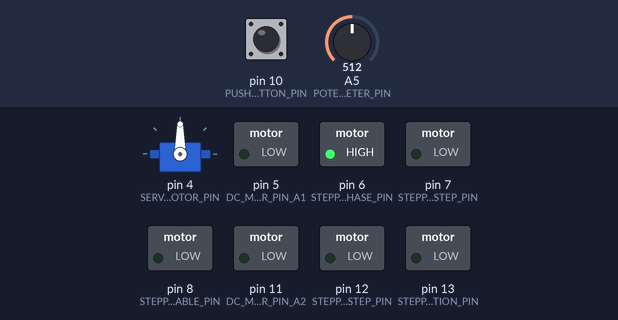
Simulated run of this sketch. Board: Arduino Uno, built with avr-gcc and run on an emulated ATmega328P. Shown: servo, switched loads named in the sketch (green lamp = pin HIGH). Inputs (shaded band) come from the test bench; at power-on: A5 (POTENTIOMETER_PIN) = 512, pin 10 (PUSH_BUTTON_PIN) HIGH. What the sketch prints to the serial monitor is not drawn.

Above: at 2.3 s.
2.4 s: A5 (POTENTIOMETER_PIN) set to 716
At 3.5 s:
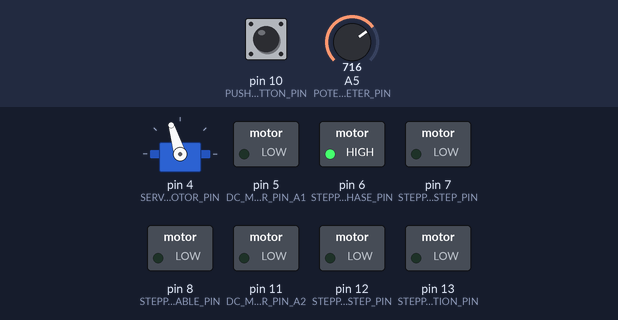
4.5 s: A5 (POTENTIOMETER_PIN) set to 900
At 5.8 s:
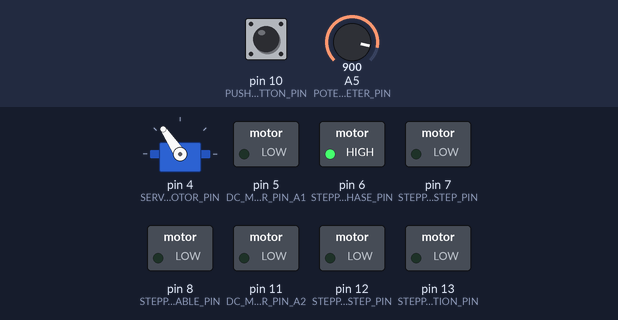
6.6 s: A5 (POTENTIOMETER_PIN) set to 306
At 8.2 s:
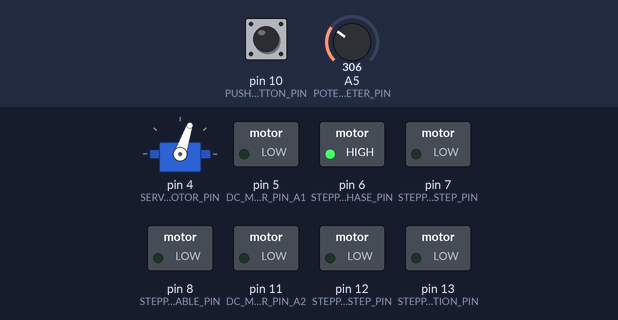
9.0 s: A5 (POTENTIOMETER_PIN) set to 122
At 9.3 s:
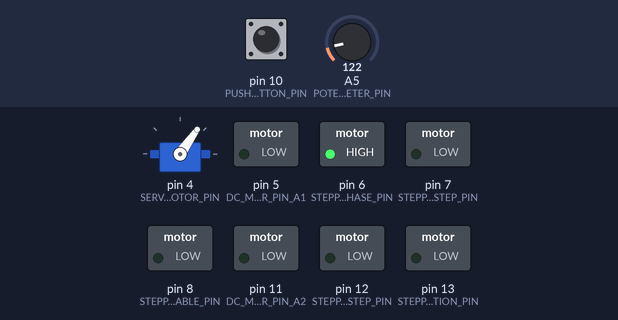
Timing chart, 0 to 12.0 s (numbered marks = the images above; inputs shaded):
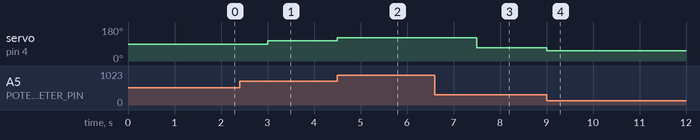

The sketch:

exercise-2-1-and-2-2-gantry-crane.ino
```cpp
/*
 * Exercise 2: Gantry Crane
 * Write a program to perform the following tasks:
 * - An operator uses the potentiometer to control the servomotor
 *   which positions the hoist of a Gantry Crane over an object placed
 *   around the mid point across the width of the crane (i.e.
 *   servomotor position between 80-100 deg).
 * - When the hoist is in position, activating the push button shall
 *   rotate the DC motor to raise/lower the cable to grab the object.
 *   Releasing the push button shall stop the DC motor.
 * - A toggle switch is used to control the direction of the cable:
 *      HIGH = raising; LOW = lowering.
 * - The push button shall not activate the DC
 *   motor if the servomotor is not in position
 *   (outside 80-100 deg)
 *
 * With reference to the above exercise:
 * - Replace the servo motor with a DC motor with encoder
 * - Replace the DC motor with a stepper motor
 */

// Assuming circuit 2A is used
// with the potentiometer connected to analog pin A5,
// the push button being connected like in circuit 1A
// to pin 9 (active low), and the toggle switch
// being connected to pin 10.
//
// Not connecting the switches in this way will cause
// the switches to have inconsistent output.

// Libraries
#include "UCN5804.h"
#include <Servo.h>
#include <EEPROM.h>

// Define the pins
#define SERVO_MOTOR_PIN 4
#define DC_MOTOR_DRIVER_PIN_A1 5
#define DC_MOTOR_DRIVER_PIN_A2 11
#define DC_MOTOR_PIN_A 2
#define DC_MOTOR_PIN_B 3
#define STEPPER_MOTOR_DIRECTION_PIN 13
#define STEPPER_MOTOR_STEP_PIN 12
#define STEPPER_MOTOR_ENABLE_PIN 8
#define STEPPER_MOTOR_HALF_STEP_PIN 7
#define STEPPER_MOTOR_PHASE_PIN 6
#define POTENTIOMETER_PIN A5
#define TOGGLE_SWITCH_PIN 9
#define PUSH_BUTTON_PIN 10

// Define the stepper motor speed
#define STEPPER_MOTOR_SPEED 300

// Define the number of steps for the stepper motor
#define STEPPER_MOTOR_NUMBER_OF_STEPS 200

// Define the number of degrees per step for the stepper motor
#define STEPPER_MOTOR_DEGREES_PER_STEP 1.8

// Define the DC motor speed
#define DC_MOTOR_SPEED 75

// Define the number of degrees per step for the DC motor with encoder
#define DC_MOTOR_ENCODER_STEPS_PER_DEGREE 374.0 / 360.0

// Define the error for the DC motor with encoder
#define DC_MOTOR_ENCODER_ERROR 5

// Define the motor type
#define MOTOR_TYPE SERVO_MOTOR_AND_DC_MOTOR

// Define the EEPROM address
#define EEPROM_ADDRESS 0

// The enum representing the motor type to use
enum MotorType {
    SERVO_MOTOR_AND_DC_MOTOR,
    DC_MOTOR_WITH_ENCODER_AND_STEPPER_MOTOR,
};

// Initialise the encoder position,
// positive is clockwise and
// negative is anti-clockwise.
//
// Initialising at 90 degrees so that the starting position
// is in the middle of 45 and 135 degrees
int encoder_position = 90.0 * DC_MOTOR_ENCODER_STEPS_PER_DEGREE;

// Initialise the variable to store whether the DC motor is
// on its first step
bool dc_motor_is_first_step = true;

// Initialise the servo motor
Servo servo_motor;

// Initialise the stepper motor
UCN5804 stepper_motor(STEPPER_MOTOR_NUMBER_OF_STEPS,
                      STEPPER_MOTOR_DIRECTION_PIN, STEPPER_MOTOR_STEP_PIN,
                      STEPPER_MOTOR_HALF_STEP_PIN, STEPPER_MOTOR_PHASE_PIN);

// The interrupt service routine
// on the DC motor pin A
// to increase or decrease the encoder position
void encoder_interrupt() {

    // If the DC motor pin B is HIGH,
    // which means that pin B is leading pin A,
    // or pin A is lagging pin B,
    // which means the DC motor is turning
    // clockwise, so increase the encoder position
    if (digitalRead(DC_MOTOR_PIN_B) == HIGH) {
        encoder_position++;
    }

    // Otherwise if the DC motor pin B is LOW,
    // which means that pin B is lagging pin A,
    // or pin A is leading pin B,
    // which means the DC motor is turning
    // anti-clockwise, so decrease the encoder position
    else if (digitalRead(DC_MOTOR_PIN_B) == LOW) {
        encoder_position--;
    }
}

// Function to set up the Arduino
void setup() {

    // Initialise the output pins
    pinMode(SERVO_MOTOR_PIN, OUTPUT);
    pinMode(DC_MOTOR_DRIVER_PIN_A1, OUTPUT);
    pinMode(DC_MOTOR_DRIVER_PIN_A2, OUTPUT);
    pinMode(STEPPER_MOTOR_DIRECTION_PIN, OUTPUT);
    pinMode(STEPPER_MOTOR_STEP_PIN, OUTPUT);
    pinMode(STEPPER_MOTOR_ENABLE_PIN, OUTPUT);
    pinMode(STEPPER_MOTOR_HALF_STEP_PIN, OUTPUT);
    pinMode(STEPPER_MOTOR_PHASE_PIN, OUTPUT);

    // Initialise the input pins
    pinMode(DC_MOTOR_PIN_A, INPUT);
    pinMode(DC_MOTOR_PIN_B, INPUT);
    pinMode(POTENTIOMETER_PIN, INPUT);
    pinMode(PUSH_BUTTON_PIN, INPUT);
    pinMode(TOGGLE_SWITCH_PIN, INPUT);

    // Set the stepper motor speed to the default motor speed
    stepper_motor.setSpeed(STEPPER_MOTOR_SPEED);

    // If the motor type is DC_MOTOR_WITH_ENCODER_AND_STEPPER_MOTOR
    if (MOTOR_TYPE == DC_MOTOR_WITH_ENCODER_AND_STEPPER_MOTOR) {

        // Attach the interrupt service routine
        // for the encoder when the DC motor pin A is rising
        attachInterrupt(digitalPinToInterrupt(DC_MOTOR_PIN_A),
                encoder_interrupt,
                RISING);

        // Read the EEPROM for the stored encoder position
        int stored_encoder_position = EEPROM.read(EEPROM_ADDRESS);

        // If the encoder position is 255
        if (stored_encoder_position == 255) {

            // Save the encoder position
            EEPROM.write(EEPROM_ADDRESS, encoder_position);
        }
    }

    // Otherwise, if the motor type is SERVO_MOTOR_AND_DC_MOTOR
    else if (MOTOR_TYPE == SERVO_MOTOR_AND_DC_MOTOR) {

        // Attach the servo motor to the pin
        servo_motor.attach(SERVO_MOTOR_PIN);
    }

    // Initialise the serial connection
    Serial.begin(9600);

    // Print that the Arduino has been initialised
    Serial.println("Arduino initialised");
}

// Function to move the DC motor.
// The speed is an integer between -255 and 255
void move_dc_motor(int speed) {

    // Set the minimum speed of the DC motor to 60
    // as that is needed to move the motor,
    // so if the absolute value of the speed is less than 60
    if (abs(speed) < 60) {

        // Set both pins to LOW
        digitalWrite(DC_MOTOR_DRIVER_PIN_A1, LOW);
        digitalWrite(DC_MOTOR_DRIVER_PIN_A2, LOW);

        // Set that the DC motor is on its first step
        dc_motor_is_first_step = true;

        // Exit the function
        return;
    }

    // Otherwise, the absolute value of the speed is greater than 60
    // so if the speed is positive
    if (speed > 0) {

        // If the DC motor is on its first step
        if (dc_motor_is_first_step) {

            // Set the DC motor speed to 200
            speed = 200;

            // Set that the DC motor is not on its first step
            dc_motor_is_first_step = false;
        }

        // Write the speed to the motor driver pin A1
        analogWrite(DC_MOTOR_DRIVER_PIN_A1, speed);

        // Set the motor driver pin A2 to LOW
        digitalWrite(DC_MOTOR_DRIVER_PIN_A2, LOW);

        // Exit the function
        return;
    }

    // Otherwise, the speed is negative,
    // so if the DC motor is on its first step
    if (dc_motor_is_first_step) {

        // Set the DC motor speed to -200
        speed = -200;

        // Set that the DC motor is not on its first step
        dc_motor_is_first_step = false;
    }

    // Write the speed to the motor driver pin A2
    analogWrite(DC_MOTOR_DRIVER_PIN_A2, abs(speed));

    // Set the motor driver pin A1 to LOW
    digitalWrite(DC_MOTOR_DRIVER_PIN_A1, LOW);
}

// Function to position the hoist with the DC motor
void position_hoist_with_dc_motor(int position_in_degrees) {

    // Convert the position in degrees to the encoder position
    int target_position = float(position_in_degrees) *
        DC_MOTOR_ENCODER_STEPS_PER_DEGREE;

    // Initialise the direction multiplier
    int direction_multiplier = 1;

    // Initialise the DC motor speed
    int dc_motor_speed = 0;

    // If the difference between the current position and the target position
    // is less than the error
    if (abs(encoder_position - target_position) < DC_MOTOR_ENCODER_ERROR) {

        // Reset the DC motor by running it at zero speed
        move_dc_motor(0);

        // Save the encoder position
        EEPROM.write(EEPROM_ADDRESS, encoder_position);

        // Exit the function
        return;
    }

    // Otherwise, the DC motor needs to be moved,
    // so if the target position is greater than the current position,
    if (target_position > encoder_position) {

        // Set the direction multiplier to 1 to move the DC motor clockwise
        direction_multiplier = 1;
    }

    // Otherwise, the target position is less than the current position,
    else if (target_position < encoder_position) {

        // Set the direction multiplier to -1
        // to move the DC motor anti-clockwise
        direction_multiplier = -1;
    }

    // Set the DC motor speed to the motor speed
    dc_motor_speed = DC_MOTOR_SPEED;

    // Move the DC motor
    move_dc_motor(dc_motor_speed * direction_multiplier);
}

// Function to position the hoist to the desired position in degrees
void position_hoist(int position_in_degrees) {

    // If the motor type is SERVO_MOTOR_AND_DC_MOTOR
    if (MOTOR_TYPE == SERVO_MOTOR_AND_DC_MOTOR) {

        // Move the servo motor to the desired position
        servo_motor.write(position_in_degrees);

        // Wait for the servo motor to reach the desired position
        delay(1500);
    }

    // Otherwise if the motor type is DC_MOTOR_WITH_ENCODER_AND_STEPPER_MOTOR
    else if (MOTOR_TYPE == DC_MOTOR_WITH_ENCODER_AND_STEPPER_MOTOR) {

        // Call the function to position the hoist with the DC motor
        position_hoist_with_dc_motor(position_in_degrees);
    }
}

// The function to raise and lower the cable
void move_cable() {

    // While the push button is pressed
    while (digitalRead(PUSH_BUTTON_PIN) == LOW) {

        // If the motor type is SERVO_MOTOR_AND_DC_MOTOR
        if (MOTOR_TYPE == SERVO_MOTOR_AND_DC_MOTOR) {

            // If the toggle switch is HIGH, raise the cable
            // using the DC motor
            if (digitalRead(TOGGLE_SWITCH_PIN) == HIGH) {
                move_dc_motor(DC_MOTOR_SPEED);
            }

            // Otherwise, lower the cable using the DC motor
            else {
                move_dc_motor(-DC_MOTOR_SPEED);
            }
        }

        // Otherwise if the motor type is
        // DC_MOTOR_WITH_ENCODER_AND_STEPPER_MOTOR
        else if (MOTOR_TYPE == DC_MOTOR_WITH_ENCODER_AND_STEPPER_MOTOR) {

            // If the toggle switch is HIGH, raise the cable
            // using the stepper motor
            if (digitalRead(TOGGLE_SWITCH_PIN) == HIGH) {
                stepper_motor.step(10);
            }

            // Otherwise, lower the cable using the stepper motor
            else {
                stepper_motor.step(-10);
            }
        }
    }

    // If the motor type is SERVO_MOTOR_AND_DC_MOTOR
    if (MOTOR_TYPE == SERVO_MOTOR_AND_DC_MOTOR) {

        // Stop the DC motor
        move_dc_motor(0);
    }
}

// The main loop function
void loop() {

    // Read the potentiometer value
    int potentiometer_value = analogRead(POTENTIOMETER_PIN);

    // Map the potentiometer value to the range 45 - 135.
    int position_in_degrees = map(potentiometer_value, 0, 1023, 45, 135);

    // Position the hoist
    position_hoist(position_in_degrees);

    // If the hoist is in position
    if (position_in_degrees >= 80 && position_in_degrees <= 100) {

        // Call the function to move the cable
        move_cable();
    }
}
```

UCN5804.cpp
```cpp
/*
  UCN5804.cpp - Library for Stepper Driver
  Pins (numbered anti-clockwise from upper left):
  1: OUTPUT_B
  2: K_BD
  3: OUTPUT_D
  4: GND
  5: GND
  6: OUTPUT_C
  7: K_AC
  8: OUTPUT_A
  9: ONE-PHASE
  10: HALF-STEP
  11: STEP INPUT
  12: GND
  13: GND
  14: DIRECTIOn
  15: OUTPUT ENABLE
  16: SUPPLY
  Created by Lim Zhen Yi
*/

#include "Arduino.h"
#include "UCN5804.h"

/******************************************************************************
   Constructors
 ******************************************************************************/

UCN5804::UCN5804(int numberOfSteps, int dirPin, int stepPin, int halfPin, int phasePin)
{
  this->_dirPin = dirPin;
  this->_stepPin = stepPin;
  this->_halfPin = halfPin;
  this->_phasePin = phasePin;

  pinMode(_dirPin, OUTPUT);
  pinMode(_stepPin, OUTPUT);
  pinMode(_halfPin, OUTPUT);
  pinMode(_phasePin, OUTPUT);

  this->setMode(1);
  this->setSpeed(0);

  this->_numberOfSteps = numberOfSteps * 2;
}

/******************************************************************************
   User API
 ******************************************************************************/
/*
  Sets the speed in revs per minute, time delay for full steps

*/
void UCN5804::setSpeed(long whatSpeed)
{
  if (whatSpeed == 0) //prevent division by 0
  {
    whatSpeed = 1;
  }
  this->_stepDelay = 60L * 1000L * 1000L * 2 / this->_numberOfSteps / whatSpeed;
}

/*
  Sets the mode of operation: 1-Single Phase Full Step, 2-Two Phase Full Step, 3-Half Step

*/
void UCN5804::setMode(int mode)
{
  switch (mode) {
    case 1:	 // wave-drive sequence
      digitalWrite(_phasePin, HIGH);
      digitalWrite(_halfPin, LOW);
      this->_mode = 1;
      break;
    case 2:    // two-phase drive sequence
      digitalWrite(_phasePin, LOW);
      digitalWrite(_halfPin, LOW);
      this->_mode = 2;
      break;
    case 3:    // half-step drive sequence
      digitalWrite(_phasePin, LOW);
      digitalWrite(_halfPin, HIGH);
      break;
  }
}

/*
  Moves the motor steps_to_move steps.  If the number is negative,
   the motor moves in the reverse direction.
*/
void UCN5804::step(int steps_to_move)
{
  if (steps_to_move > 0) {
    digitalWrite(_dirPin, HIGH);
    delayMicroseconds(tA);
    this->_direction = 1;
  }
  if (steps_to_move < 0) {
    digitalWrite(_dirPin, LOW);
    delayMicroseconds(tA);
    this->_direction = 0;
  }

  steps_to_move = abs(steps_to_move);

  //Serial.println("Stepping in Progress...");
  for (int i = 0; i < steps_to_move; i++)
  {
    //Serial.print("Step Number: ");
    //Serial.println(i);
    digitalWrite(_stepPin, LOW);
    delayMicroseconds(tC * 2);
    digitalWrite(_stepPin, HIGH);   // Sets step pin back to high in preparation for next step
    // Determines the time between each step to determine speed of stepping
    if (this->_mode == 3) {
      delayMicroseconds(_stepDelay);  		// If half-step is being used, use the calculated delay.
    } else {
      delayMicroseconds(_stepDelay * 2);		// Otherwise, delay needs to be twice as long to keep the same speed.
    }
  }
}
```

UCN5804.h
```cpp
/*
  UCN5804.h - Library for Stepper Driver
  Pins (numbered anti-clockwise from upper left):
  1: OUTPUT_B
  2: K_BD
  3: OUTPUT_D
  4: GND
  5: GND
  6: OUTPUT_C
  7: K_AC
  8: OUTPUT_A
  9: ONE-PHASE
  10: HALF-STEP
  11: STEP INPUT
  12: GND
  13: GND
  14: DIRECTIOn
  15: OUTPUT ENABLE
  16: SUPPLY
  Created by Lim Zhen Yi
*/

#ifndef UCN5804_h
#define UCN5804_h

#define tA          1           //micro, min data set up time
#define tB          1           //micro, min data hold time
#define tC          3           //micro, min step input pulse width

class UCN5804
{
  private:
    int _mode;
    int _direction;
    int _stepDelay;
    int _numberOfSteps;
  protected:
    int _dirPin;
    int _stepPin;
    int _halfPin;
    int _phasePin;
  public:
    UCN5804(int, int, int, int, int);
    void setMode(int);
    void setSpeed(long);
    void step(int);
};

#endif
```

Measured:
- after the input at 2.4 s, servo on pin 4 (SERVO_MOTOR_PIN): 90° → 107° after 0.60 s
- after the input at 4.5 s, servo on pin 4 (SERVO_MOTOR_PIN): 107° → 124° at once
- after the input at 6.6 s, servo on pin 4 (SERVO_MOTOR_PIN): 124° → 71° after 0.90 s
- after the input at 9.0 s, servo on pin 4 (SERVO_MOTOR_PIN): 71° → 55° at once
